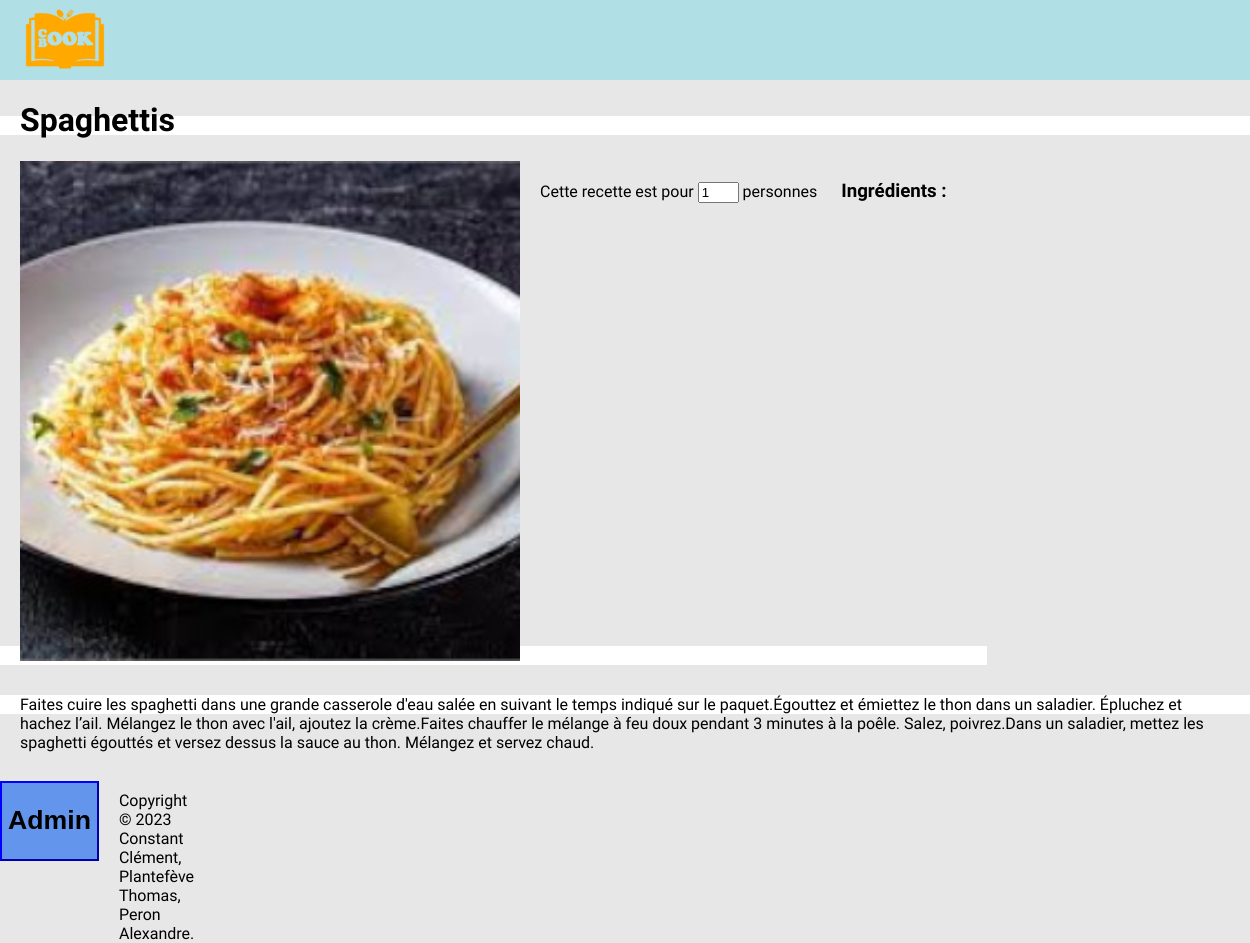
/pages/recette.php?idRecette=1, run on an earlier commit of the app's database.
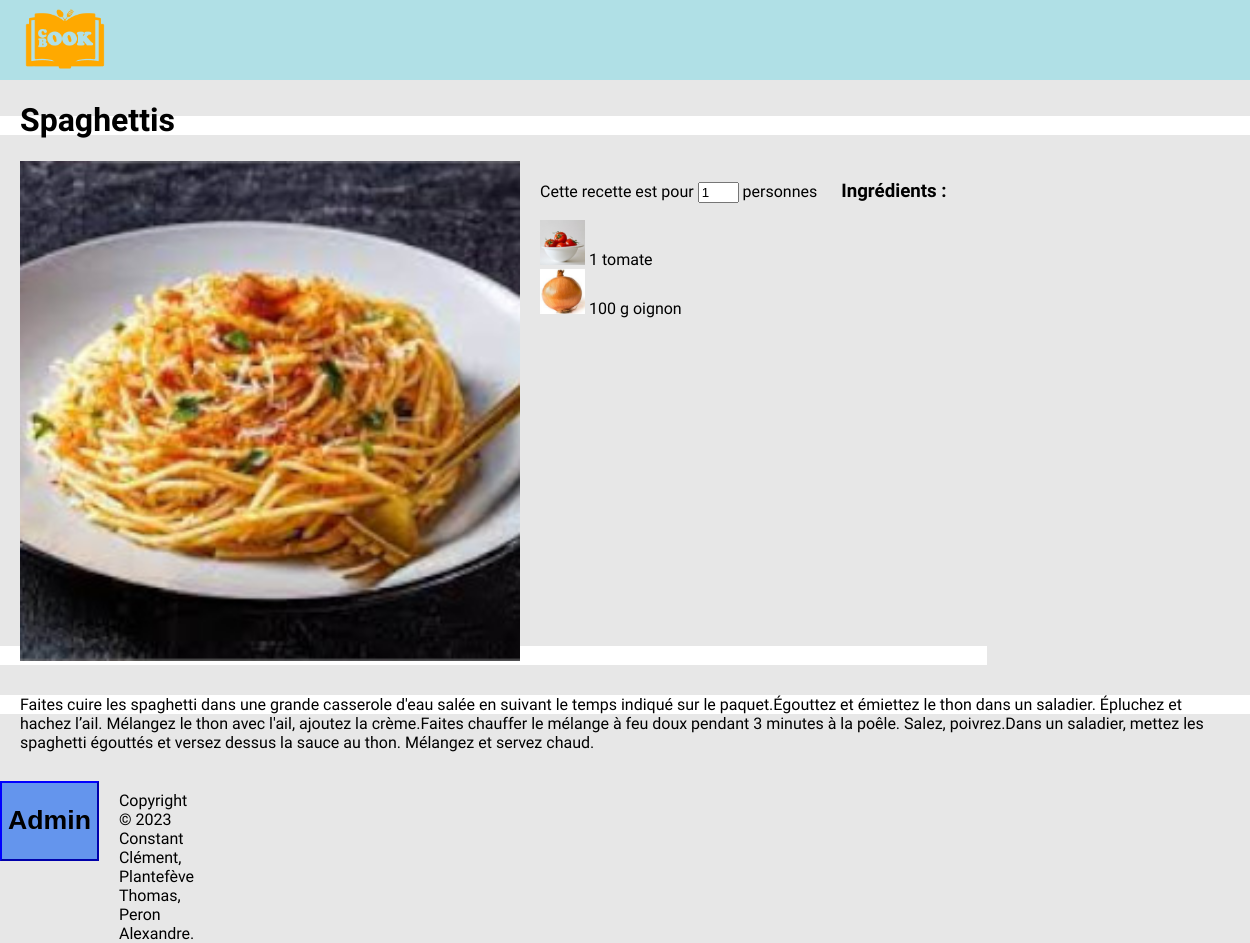
And on a later commit of the database.
### tables this page shows
CREATE TABLE IF NOT EXISTS `recette` (
  `idRecette` int(11) NOT NULL AUTO_INCREMENT,
  `nomRecette` varchar(50) NOT NULL,
  `imgRecette` varchar(50) NOT NULL,
  `Description` varchar(500) NOT NULL,
  `Preparation` varchar(2000) NOT NULL,
  PRIMARY KEY (`idRecette`)
);

CREATE TABLE IF NOT EXISTS `contenir` (
  `idContenir` int(11) NOT NULL AUTO_INCREMENT,
  `idRecette` int(11) DEFAULT NULL,
  `idIngredient` int(11) DEFAULT NULL,
  `quantite` int(11) NOT NULL,
  `unite` enum('Cuill?re ? caf?','Cuill?re ? soupe','mL','L','g') DEFAULT NULL,
  PRIMARY KEY (`idContenir`),
  KEY `contenir_ibfk_1` (`idRecette`),
  KEY `contenir_ibfk_2` (`idIngredient`)
);

CREATE TABLE IF NOT EXISTS `ingredient` (
  `idIngredient` int(11) NOT NULL AUTO_INCREMENT,
  `nomIngredient` varchar(50) NOT NULL,
  `imgIngredient` varchar(50) NOT NULL,
  PRIMARY KEY (`idIngredient`)
);

### class/pdowrapper/pdowrapper.php (called while the page is built, shortened)
<?php
class PdoWrapper
{
    private $pdo ;
    public function __construct($db_name, $db_host='127.0.0.1', $db_port='3306', $db_user = 'root', $db_pwd=''){
        $this->db_name = $db_name ;
        $this->db_host = $db_host ;
        $this->db_port = $db_port ;
        $this->db_user = $db_user ;
        $this->db_pwd = $db_pwd ;
        $dsn = 'mysql:dbname=' . $this->db_name . ';host='. $this->db_host. ';port=' . $this->db_port;
        try{
            $this->pdo = new PDO($dsn, $this->db_user, $this->db_pwd);
            $this->pdo->exec("set names utf8");
        }catch (\Exception $ex){
            die('Error : ' . $ex->getMessage()) ;
        }
    }
    public function exec($statement, $params, $classname=null){
        $res = $this->pdo->prepare($statement) ;
        $res->execute($params) or die(print_r($res->errorInfo()));
        if($classname != null){
            $data = $res->fetchAll(PDO::FETCH_CLASS, $classname);
        }else{
            $data = $res->fetchAll(PDO::FETCH_OBJ);
        }
        return $data ;
    }
}

### class/cb/CoobookDB.php (called while the page is built, shortened)
<?php
class CoobookDB extends PdoWrapper
{
    public function getRecette($id)
    {
        return $this->exec("SELECT * FROM recette WHERE idRecette = '$id'", null);
    }
    public function getIngredients($id)
    {
        return $this->exec("SELECT i.imgIngredient, i.nomIngredient, c.quantite, c.unite FROM recette as r
        INNER JOIN contenir as c
        ON r.idRecette = c.idRecette
        INNER JOIN ingredient as i
        ON c.idIngredient = i.idIngredient
        WHERE r.idRecette = '$id'", null);
    }
}

### class/Autoloader.php (called while the page is built, shortened)
<?php
class Autoloader
{
    static function autoload($class_name){
        $class_name = str_replace('\\', DIRECTORY_SEPARATOR, $class_name) ;
    }
}

### class/Rec_Ig/Recette.php (the view, shortened to what this page needs)
<?php
class Recette
{
function generateRecette($data,$tags,$liste): void{ ?>
    <div id="nom">
        <h1> <?= utf8_encode( $data[0]->nomRecette ) ?></h1>
    </div>
    <div id="info">
        <img id="photo_tete" src="/Projet_Recettes/<?= $data[0]->imgRecette ?>">
        <div id="ingredient">
                <span id="nbPersonne">
                    Cette recette est pour
                    <input type="number" id="personne" name="personne" max="20" min="1" value="1">
                    personnes
                </span>
            <h3>Ingrédients :</h3>
            <div id="liste_inrgredient">
                <?php foreach ($liste as $l) {
                    echo "<div class='ingredient'><img class='image_ingredient' src='/Projet_Recettes/" . $l->imgIngredient
                        . "'>" ?> <span class="quantite" value="<?=$l->quantite?>"><?=$l->quantite?></span> <?= $l->unite . " " .  $l->nomIngredient . "</div>";
                }
                ?>
            </div>
        </div>
    </div>
    <div id="flex">
        <div id="recette">
            <?php $prep = str_replace("\n", "<br/>", $data[0]->Preparation); ?>
            <?= htmlspecialchars_decode($prep) ?>
        </div>
    </div>
<?php
}
}
?>

### pages/recette.php (shortened to what this page needs)
<?php
$id = $_GET['idRecette'] ;
require ".." . DIRECTORY_SEPARATOR . 'class' . DIRECTORY_SEPARATOR . 'Autoloader.php';
$cb = new \cb\CoobookDB();
$data = $cb->getRecette($id);
$liste = $cb->getIngredients($id);
$tags = $cb->getTags($id);
$rc = new \Rec_Ig\Recette();
?>
<?php ob_start() ;
$rc->generateRecette($data,$tags,$liste);
?>
<?php $content = ob_get_clean() ?>
<link rel="stylesheet" href="../CSS/recette.css">
<?php $css = ob_get_clean() ?>
<?php $js = ob_get_clean() ?>
<?php Template::render($content, $css, $js) ?>

### class/Template.php (shortened to what this page needs)
<?php
class Template
{
    public static function render(string $content, string $css = null, string $js = null): void
    { ?>
        <!doctype html>
        <html lang="en">
        <head>
            <link rel="stylesheet" href="/Projet_Recettes/class/Template/css/main.css">
            <?php if ($css != null) { ?>
                <?= $css; ?>
            <?php } ?>
        </head>
        <body>
            <?php include "Template/Header.php" ?>
            <div class="content">
                <?= $content  ?>
                <?php include "Template/Footer.php" ?>
            </div>
        </body>
        </html>
<?php
    }
}
?>

### class/Template/Header.php (shortened to what this page needs)
<header>
    <div class="header">
        <div id="header2">
            <img id="index" src=/Projet_Recettes/class/Template/img/index.png onclick="window.location.href = '/Projet_Recettes/index.php';">
            <div id="content_bouton_header">
            </div>
</header>

### class/Template/Footer.php
<footer>
    <div class="footer">
        <?php if(!isset($_SESSION['login'])): ?>
            <button class="button_footer" id="login" onclick="window.location.href = '/Projet_Recettes/pages/login.php';"><h1>Admin</h1></button>
        <?php else:?>
                <button class="button_footer" id="logout" onclick="window.location.href = '/Projet_Recettes/pages/logout.php';"><h1>Logout</h1></button>
        <?php endif;?>
        <span id="copyright"> <a>Copyright</a> © 2023 Constant Clément, Plantefève Thomas, Peron Alexandre.</span>
    </div>
</footer>

### class/Template/css/main.css (style rules this page uses)
html, body { background-color: #e7e7e7; margin: 0; padding: 0; height: 100%; }
.header { position: fixed; display: flex; top: 0; left: 0; width: 100%; height: 10vh; z-index: 9; background-color: powderblue; }
#header2 { margin-left: auto; margin-right: auto; width: 1200px; display: flex; }
#index { height: 10vh; width: 10vh; z-index: 10; }
#content_bouton_header { display: flex; width: 100%; }
.content { display: ruby; position: relative; margin: 0 auto; top: 10vh; background-color: white; font-family: 'Mochiy Pop One', sans-serif; max-width: 1200px; min-height: 90vh; }
.footer { position: absolute; display: flex; bottom: 0; left: 0; width: 100%; height: 80px; background-color: powderblue; color: black; }
#login { background-color: cornflowerblue; border-color: blue; margin-right: 20px; }
#copyright { margin-top: 10px; }

### CSS/recette.css (style rules this page uses)
#nom { margin-right: 20px; margin-left: 20px; display: flex; width: 100%; }
#nbPersonne { text-align: right; margin-right: 20px; }
#personne { width: 33px; }
#info { margin-right: 20px; margin-left: 20px; display: flex; }
#photo_tete { width: 500px; height: 500px; }
#ingredient { margin-right: 20px; margin-left: 20px; display: ruby; }
#liste_inrgredient { position: absolute; overflow: auto; width: 635px; height: 410px; }
.image_ingredient { width: 45px; height: 45px; }
#flex { display: flex; }
#recette { margin-left: 20px; margin-right: 20px; margin-top: 30px; margin-bottom: 90px; }

What changed in the data, as far as the page shows it:
added contenir: idIngredient.imgIngredient (picture), quantite "1", idIngredient.nomIngredient "tomate"
added contenir: idIngredient.imgIngredient (picture), quantite "100", unite "g", idIngredient.nomIngredient "oignon"
